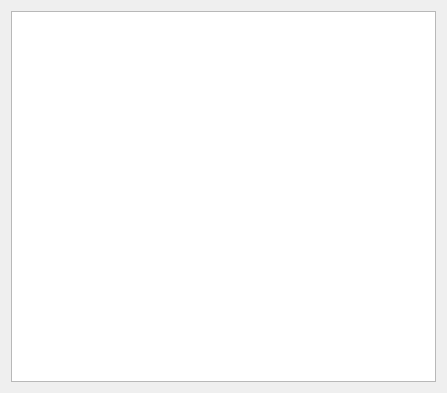
<?xml version="1.0" encoding="UTF-8"?>
<ui version="4.0">
 <class>FilesWindow</class>
 <widget class="QDialog" name="FilesWindow">
  <property name="geometry">
   <rect>
    <x>0</x>
    <y>0</y>
    <width>447</width>
    <height>393</height>
   </rect>
  </property>
  <property name="windowTitle">
   <string>Dialog</string>
  </property>
  <layout class="QVBoxLayout" name="verticalLayout">
   <item>
    <widget class="QTreeView" name="tree"/>
   </item>
  </layout>
 </widget>
 <resources/>
 <connections/>
</ui>
